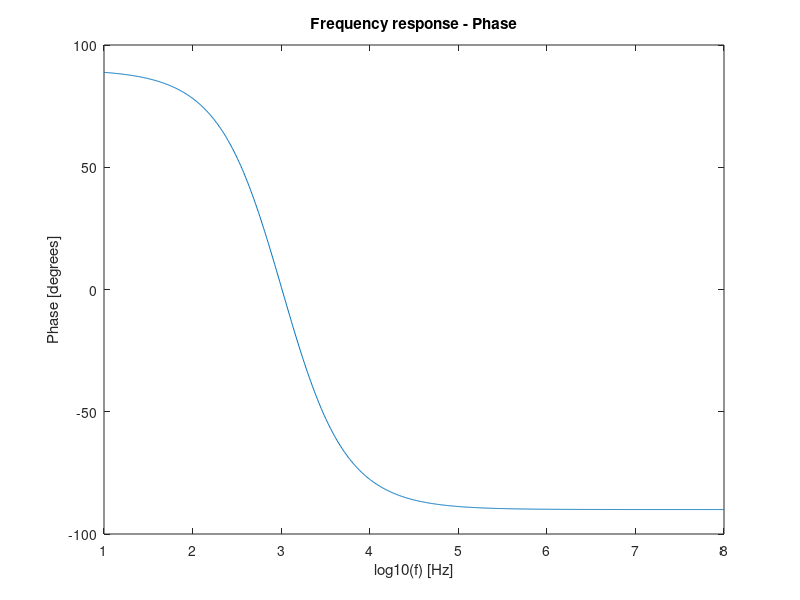
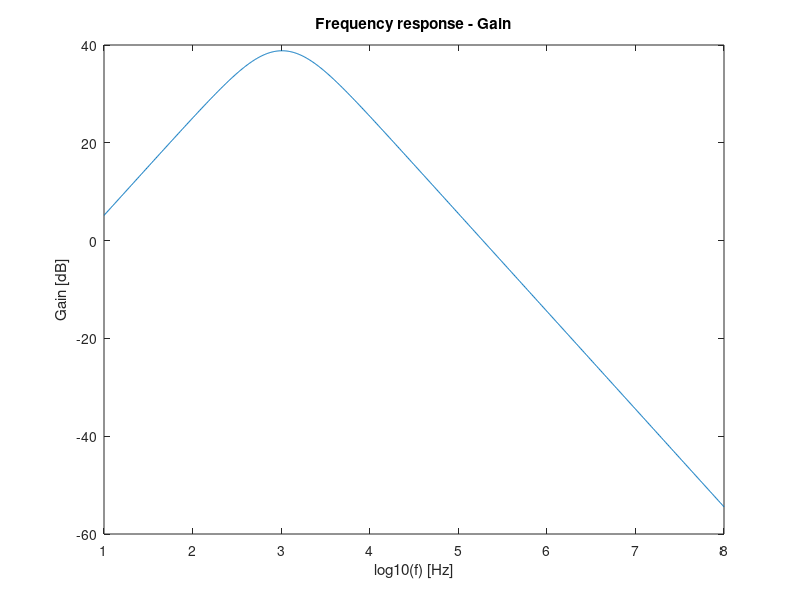

Write MATLAB code to recreate these figures, in order.
f = 1e3;
w = 2*pi*f;

C1 = 220e-9
R1 = 1e3
C2 = 1./(2./(220e-9))
R2 = 1e3
R3 = 100e3 + 3*10e3
R4 = 1e3

zc2 = 1/(j*w*C2);
zc1 = 1/(j*w*C1);
zo_t = abs(1/(1/R2+1/zc2));
zi_t = abs(zc1+R1);

vm = R1/(R1+zc1);
VA = (1+R3/R4)*vm;

#frequency analysis
f = logspace(1, 8, 1000);
w = 2*pi*f;

zc1 = 1./(j*w*C1);
zc2 = 1./(j*w*C2);

##zi = abs(zc1+R1);
##zo = abs(1./(1/R2+1./zc2));

T =(1+R3/R4).*(R1.*(1./zc1)./(1+R1.*(1./zc1))).*(1./(1+R2.*(1./zc2)));
gain1 = abs(T);
gain1_db = 20*log10(gain1);
phase = angle(T)*180/pi;

hf = figure ();
plot(log10(f), phase);
xlabel ("log10(f) [Hz]")
ylabel("Phase [degrees]");
title("Frequency response - Phase")

hf1 = figure();
plot(log10(f), gain1_db);
xlabel ("log10(f) [Hz]")
ylabel("Gain [dB]");
title("Frequency response - Gain")

print (hf,"gain.eps", "-depsc");
print (hf1,"phase.eps", "-depsc");
clear max;
M = max(gain1_db);

up_test = 0;
for i=1:length(gain1_db)
  if(gain1_db(i) == M)
    max_f = f(i+1)
  endif
  
  if (!up_test && gain1_db(i) >= M-3)
    lC_off = f(i)
    up_test = 1;
  endif

  if (up_test && gain1_db(i) <= M-3)
    hC_off = f(i)
    up_test = 0;
  endif
endfor

cf = sqrt(hC_off*lC_off) 

#Gain and impedance calculation at central frequency
gain2 = abs((R1*C1*2*pi*1000*j)/(1+R1*C1*2*pi*1000*j)*(1+R3/R4)*(1/(1+R2*C2*2*pi*1000*j)))
gain2_db = 20*log10(gain2)

gain_deviation = abs(gain2-100);

zi = abs(R1+1/(2*pi*cf*j*C1));
zo = abs(1./(1/R2+C2*2*pi*cf*j));

zi_1000 = (R1+1/(2*pi*1000*j*C1))
zo_1000 = (1./(1/R2+C2*2*pi*1000*j))

f_deviation = abs(cf-1000);

file = fopen("tab_teorica.tex", "w");
fprintf(file,"$gain_{db}$ & %.6e \\\\\ \\hline\n$gain_{deviation}$ & %.6e \\\\\ \\hline\n$cutoff_{low}$ & %.6e\\\\\ \\hline\n$cutoff_{high}$ & %.6e \\\\\\hline\n$central_{freq}$ & %.6e \\\\\\hline\n$central_{freq_{deviation}}$ & %.6e \\\\\\hline\nzin & %.3e%+.3e i \\\\\\hline\nabs(zi) & %.6e\\\\\\hline\nzo & %.3e%+.3e i \\\\\\hline\nabs(zo) & %.6e \\\\\\hline\n", gain2_db, gain_deviation, lC_off, hC_off, cf, f_deviation,real(zi_1000), imag(zi_1000),abs(zi_1000),real(zo_1000), imag(zo_1000), abs(zo_1000));
fclose(file);